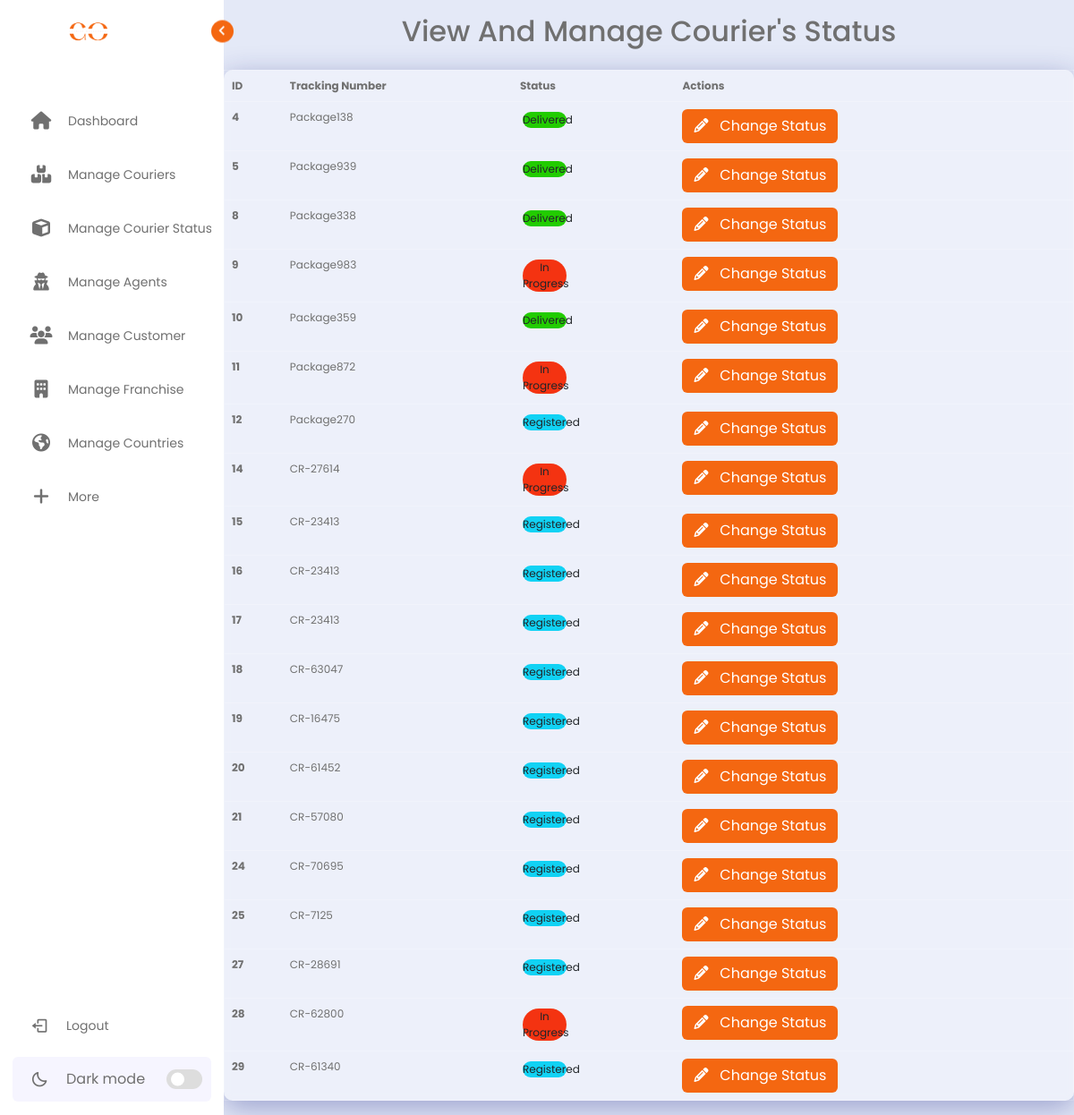
Page /admin/courier-status.php (signed in) on the committed database.
### tables this page shows
CREATE TABLE `package` (
  `PackageId` int(10) UNSIGNED NOT NULL,
  `PackageSenderId` int(10) UNSIGNED NOT NULL,
  `PackageReceiverName` varchar(100) NOT NULL,
  `PackageReceiverNumber` varchar(100) NOT NULL,
  `PackageFromAddress` varchar(255) NOT NULL,
  `PackageToAddress` varchar(255) NOT NULL,
  `PackageReceiverZipCode` varchar(100) NOT NULL,
  `PackageReceiverCity` varchar(100) NOT NULL,
  `PackageReceiverCountry` int(10) UNSIGNED NOT NULL,
  `PackageCode` varchar(255) NOT NULL,
  `PackageWeightId` int(10) UNSIGNED NOT NULL,
  `PackageSpecialService` varchar(255) NOT NULL,
  `PackageProductTypeId` int(10) UNSIGNED NOT NULL,
  `PackageAgentId` int(10) UNSIGNED NOT NULL,
  `PackageFranchiseId` int(10) UNSIGNED NOT NULL,
  `PackageDeliveryServiceId` int(10) UNSIGNED NOT NULL,
  `PackageStatus` varchar(50) NOT NULL DEFAULT 'Registered',
  `PackageDateReceived` date DEFAULT NULL,
  `PackageDateDelivered` date DEFAULT NULL,
  `PackageRegistrationCity` varchar(100) NOT NULL
);

### admin/courier-status.php (the view)
<?php
include('../assets/template/admin/header.php');
include('../assets/modules/dbconnection.php');
$package = $con->prepare('select PackageId, PackageCode, PackageStatus, PackageDateReceived, PackageDateDelivered, PackageDeliveryServiceId from package');
$package->execute();
$packageRecord = $package->fetchAll(PDO::FETCH_OBJ);
?>
<div class="container">
    <div class="row m-3">
        <h2 class="text-center text">View And Manage Courier's Status</h2>
    </div>
    <div class="row">
        <table class="table status-table">
            <thead>
                <tr>
                    <th class="text">ID</th>
                    <th class="text">Tracking Number</th>
                    <th class="text">Status</th>
                    <th class="text">Actions</th>
                </tr>
            </thead>
            <tbody>
                <?php
                foreach ($packageRecord as $row) {
                ?>
                    <tr>
                        <th class="text" id="packageId"><?php echo $row->PackageId ?></th>
                        <td class="text" id="packageCode"><?php echo $row->PackageCode ?></td>
                        <td>
                            <div class="row">
                                <div class="status">
                                    <div class="status-text col-4">
                                        <?php
                                        if ($row->PackageStatus == "Registered") {
                                        ?>
                                            <div class="status-primary ">Registered</div>
                                        <?php
                                        }
                                        if ($row->PackageStatus == "In Progress") {
                                        ?>
                                            <div class="status-red">In Progress</div>
                                        <?php
                                        }
                                        if ($row->PackageStatus == "Delivered") {
                                        ?>
                                            <div class="status-green">Delivered</div>
                                        <?php
                                        }
                                        ?>
                                    </div>
                                </div>
                            </div>
                        </td>
                        <td>
                            <div class="row">
                                <div class="col-6 ">
                                    <a href="./edit-courier-status.php?courier-id=<?php echo $row->PackageId ?>">
                                        <button type="button" class="btn btn-bg ">
                                            <i class="fa-solid fa-pencil"></i> &nbsp; Change Status
                                        </button>
                                    </a>
                                </div>
                                <div class="col-6"></div>
                            </div>
                        </td>
                    </tr>
                <?php
                }
                ?>
            </tbody>
        </table>
    </div>
</div>
<?php
include('../assets/template/admin/footer.php');
?>

### assets/CSS/adminCSS/main-admin.css (style rules this page uses)
* { margin: 0; padding: 0; box-sizing: border-box; font-family: "Poppins", sans-serif; }
:root { --body-color: #e4e9f7; --sidebar-color: #fff; --primary-color: #f46711; --primary-color-light: #f6f5ff; --toggle-color: #ddd; --text-color: #707070; --tran-03: all 0.2s ease; --tran-03: all 0.3s ease; --tran-04: all 0.3s ease; --tran-05: all 0.3s ease; }
body { height: 100vh; background-color: var(--body-color) !important; transition: var(--tran-05); overflow-x: hidden; }
.home .text { color: var(--text-color); }

### assets/CSS/adminCSS/table.css (style rules this page uses)
.status-table { background: rgba(255, 255, 255, 0.35); box-shadow: 0 8px 32px 0 rgba(31, 38, 135, 0.37); backdrop-filter: blur(4.5px); -webkit-backdrop-filter: blur(4.5px); border-radius: 10px; border: 1px solid rgba(255, 255, 255, 0.18); font-size: 12px !important; }
.status-text { padding: 3px; text-align: center; }
.status-primary { background-color: #11d2f4; border-radius: 20px; }
.status-red { background-color: #f43311; border-radius: 20px; }
.status-green { background-color: #22cc00; border-radius: 20px; }
.btn-bg { background-color: #f46711; color: white; }

### rows in the picture
package: PackageId "4", PackageCode "Package138", PackageStatus "Delivered"
package: PackageId "5", PackageCode "Package939", PackageStatus "Delivered"
package: PackageId "8", PackageCode "Package338", PackageStatus "Delivered"
package: PackageId "9", PackageCode "Package983", PackageStatus "In Progress"
package: PackageId "10", PackageCode "Package359", PackageStatus "Delivered"
package: PackageId "11", PackageCode "Package872", PackageStatus "In Progress"
package: PackageId "12", PackageCode "Package270", PackageStatus "Registered"
package: PackageId "14", PackageCode "CR-27614", PackageStatus "In Progress"
package: PackageId "15", PackageCode "CR-23413", PackageStatus "Registered"
package: PackageId "16", PackageCode "CR-23413", PackageStatus "Registered"
package: PackageId "17", PackageCode "CR-23413", PackageStatus "Registered"
package: PackageId "18", PackageCode "CR-63047", PackageStatus "Registered"
package: PackageId "19", PackageCode "CR-16475", PackageStatus "Registered"
package: PackageId "20", PackageCode "CR-61452", PackageStatus "Registered"
package: PackageId "21", PackageCode "CR-57080", PackageStatus "Registered"
package: PackageId "24", PackageCode "CR-70695", PackageStatus "Registered"
package: PackageId "25", PackageCode "CR-7125", PackageStatus "Registered"
package: PackageId "27", PackageCode "CR-28691", PackageStatus "Registered"
package: PackageId "28", PackageCode "CR-62800", PackageStatus "In Progress"
package: PackageId "29", PackageCode "CR-61340", PackageStatus "Registered"
